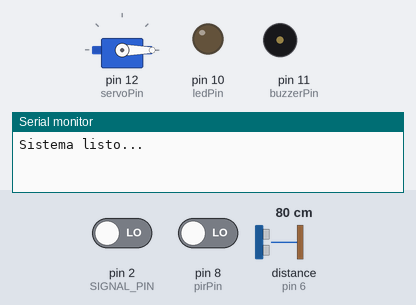
Recording of a sketch running on a simulated Arduino Uno, built with avr-gcc and run on an emulated ATmega328P. Shown: servo, output pins drawn as LEDs (lit = HIGH), buzzer (waves = sounding), the last lines printed to the serial monitor. Wiring (inferred from the names in the program): ultrasonic range finder: trigger pin 7; echo pin 6. Dashed ring = blinking. The test bench sets the inputs (shaded band); at power-on: distance to the obstacle (sensor on pin 6) 80 cm, pin 2 (SIGNAL_PIN) LOW, pin 8 (pirPin) LOW. The echo pulse lasts 58.3 µs per cm; pins used as bus, display or sensor lines are not drawn.

Above: at 1.3 s.
1.4 s: distance to the obstacle (sensor on pin 6) set to 12 cm
2.9 s: distance to the obstacle (sensor on pin 6) set to 9 cm
At 4.2 s:
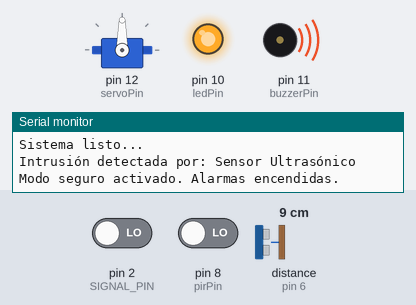
4.5 s: pin 2 (SIGNAL_PIN) driven HIGH
At 7.4 s:
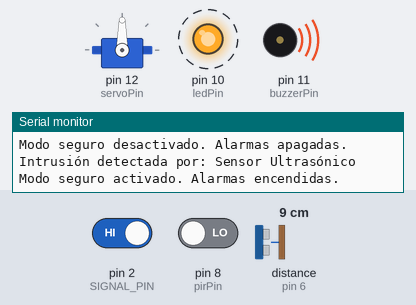
7.5 s: pin 2 (SIGNAL_PIN) driven LOW
At 8.3 s:
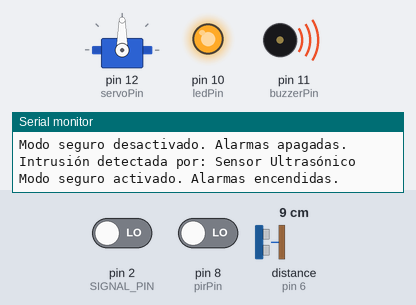
9.0 s: pin 2 (SIGNAL_PIN) driven HIGH and pin 8 (pirPin) driven HIGH
At 10.2 s:
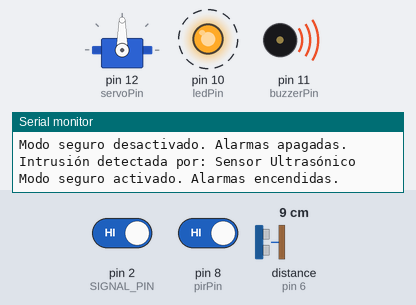
Timing chart, 0 to 13.0 s (numbered marks = the images above; inputs shaded):
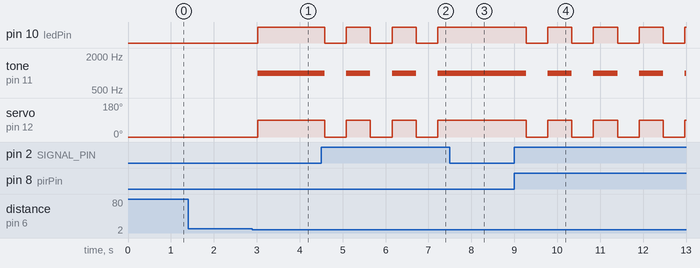

The sketch:

ArduinoCodeSensors.ino
```cpp
#include <Servo.h>


const int trigPin = 7;
const int echoPin = 6;
const int pirPin = 8;


const int ledPin = 10;
const int buzzerPin = 11;
const int servoPin = 12;


const int SIGNAL_PIN = 2;


long duration;
int distance;


bool pirState = false;
bool modoSeguro = false;


Servo servo;

void setup() {

  pinMode(trigPin, OUTPUT);
  pinMode(echoPin, INPUT);
  pinMode(pirPin, INPUT);
  pinMode(ledPin, OUTPUT);
  pinMode(buzzerPin, OUTPUT);
  pinMode(SIGNAL_PIN, INPUT);


  servo.attach(servoPin);
  servo.write(0);


  Serial.begin(9600);
  Serial.println("Sistema listo...");
}

void loop() {
  if (digitalRead(SIGNAL_PIN) == HIGH) {
    Serial.println("Señal recibida desde el ESP32. Reiniciando sistema...");
    desactivarModoSeguro();
    delay(500);
  }

  digitalWrite(trigPin, LOW);
  delayMicroseconds(2);
  digitalWrite(trigPin, HIGH);
  delayMicroseconds(10);
  digitalWrite(trigPin, LOW);

  duration = pulseIn(echoPin, HIGH);
  distance = duration * 0.034 / 2;

  if (distance < 10 && !modoSeguro) {
    activarModoSeguro("Sensor Ultrasónico");
  }

  pirState = digitalRead(pirPin);
  if (pirState && !modoSeguro) {
    activarModoSeguro("Sensor PIR");
  }


  if (modoSeguro) {
    digitalWrite(ledPin, HIGH);
    tone(buzzerPin, 1000);
  }

  delay(500);
}


void activarModoSeguro(String sensor) {
  modoSeguro = true;
  Serial.println("Intrusión detectada por: " + sensor);

  // Activar alarmas
  digitalWrite(ledPin, HIGH);
  tone(buzzerPin, 1000);
  servo.write(90);

  Serial.println("Modo seguro activado. Alarmas encendidas.");
}


void desactivarModoSeguro() {
  modoSeguro = false;
  Serial.println("Modo seguro desactivado. Alarmas apagadas.");

  // Apagar alarmas
  digitalWrite(ledPin, LOW);
  noTone(buzzerPin);
  servo.write(0);
}
```

Measured:
- the behaviour switches between 11 and 10 cm on distance to the obstacle (sensor on pin 6) (found by bisection; images 0 and 1)
- after the input at 1.4 s, every drawn part: stays the same
- after the input at 2.9 s, pin 10 (ledPin): LOW → HIGH after 0.12 s; tone on pin 11 (buzzerPin): silent → 1000 Hz after 0.12 s; servo on pin 12 (servoPin): 0° → 90° after 0.12 s
- after the input at 4.5 s, pin 10 (ledPin): alternates HIGH for 0.56 s and LOW for 0.50 s, starting after 0.09 s; tone on pin 11 (buzzerPin): alternates 1000 Hz for 0.56 s and silent for 0.50 s, starting after 0.09 s; servo on pin 12 (servoPin): alternates 90° for 0.56 s and 0° for 0.50 s, starting after 0.09 s
- after the input at 7.5 s, pin 10 (ledPin): stays HIGH (without the input it goes to LOW after 0.28 s); tone on pin 11 (buzzerPin): stays 1000 Hz (without the input it goes to silent after 0.28 s); servo on pin 12 (servoPin): stays 90° (without the input it goes to 0° after 0.28 s)
- after the input at 9.0 s, pin 10 (ledPin): alternates HIGH for 0.56 s and LOW for 0.50 s, starting after 0.28 s; tone on pin 11 (buzzerPin): alternates 1000 Hz for 0.56 s and silent for 0.50 s, starting after 0.28 s; servo on pin 12 (servoPin): alternates 90° for 0.56 s and 0° for 0.50 s, starting after 0.28 s
